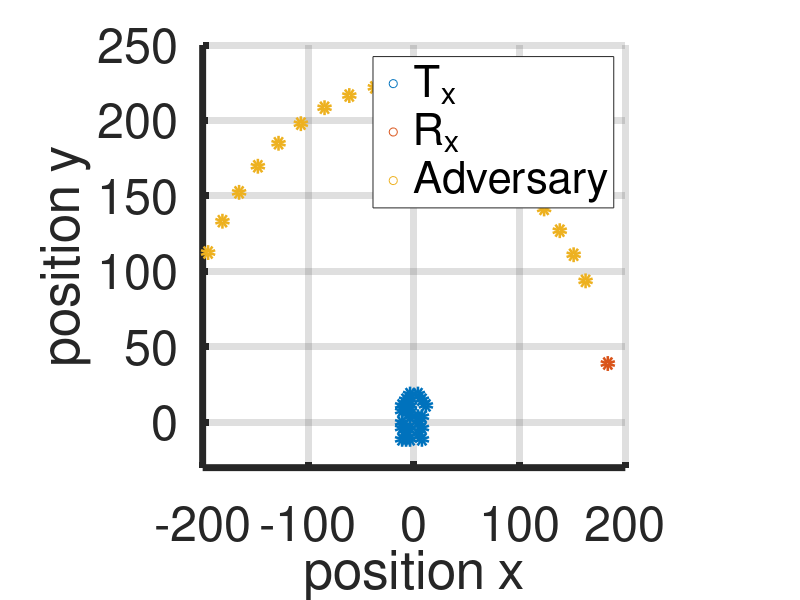

Write MATLAB code to recreate this figure.
clc
clear all
close all

%%
lambda = 7.5; 
k = (2.*pi)./lambda; 
for i=1:60
    if rand<0.5
        xm(i,:) = (mod(i,7)-3)*1;
        ym(i,:) = (ceil(i/7)-4)*1;
    end
end
ind = find(xm);
xm = xm(ind);
ym = ym(ind);
xm = xm*lambda/2;
ym = ym*lambda/2;
s = 20;
f = [5;1*ones(s,1)]/10;
rho = [50*lambda/2*ones(1,1);50*lambda/2*ones(s/2,1);60*lambda/2*ones(s/2,1)];
theta = pi./15;
theta_sec = linspace(pi./6,5*pi./6,s);
theta = [theta;theta_sec'];
N_a = length(xm);
N_s = length(rho);
mu = 2;

%%
d = zeros(N_a,N_s);
zeta = zeros(N_a,N_s);
for m=1:N_a
    for i=1:N_s
        d(m,i) = norm([xm(m,:);ym(m,:)]-rho(i,:).*[cos(theta(i,:));sin(theta(i,:))]);
        zeta(m,i) = k*(xm(m,:)*cos(theta(i,:)) + ym(m,:)*sin(theta(i,:)) + d(m,i));
    end
end

%%
scatter(xm,ym,'LineWidth',5)
hold on
grid on
set(gca, 'LineWidth', 5, 'FontSize', 35)
scatter(rho(1).*cos(theta(1)),rho(1).*sin(theta(1)),'LineWidth',5)
scatter(rho(2:end).*cos(theta(2:end)),rho(2:end).*sin(theta(2:end)),'LineWidth',5)
xlabel('position x')
ylabel('position y')
axis('square')
xlim([-200 200])
ylim([-30 250])
legend('T_x','R_x','Adversary')